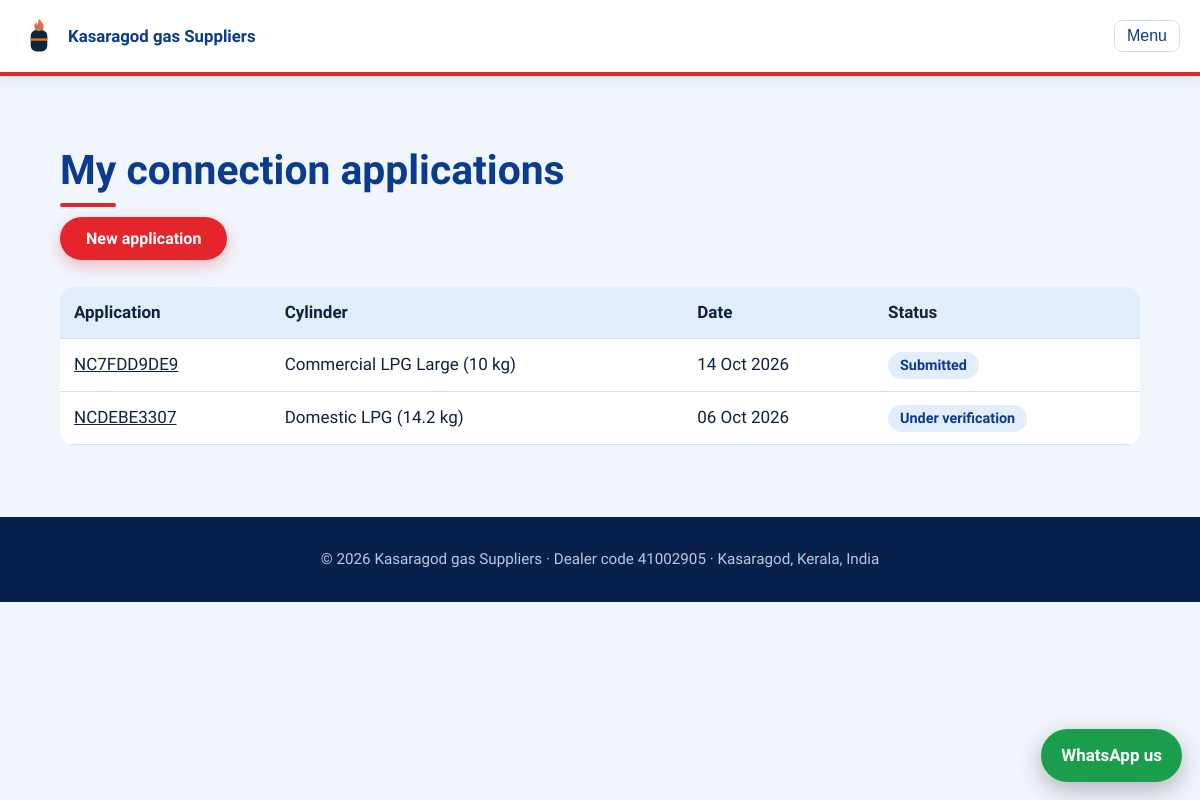
Screenshot of /connection/mine/ (signed in) with the database file from the repository.
### connection/models.py (models this page shows, shortened)
class NewConnection(models.Model):
    TYPES = [("single", "Single cylinder"), ("double", "Double cylinder")]
    STATUS = [("submitted", "Submitted"), ("verifying", "Under verification"),
              ("approved", "Approved"), ("rejected", "Rejected")]
    application_no = models.CharField(max_length=12, unique=True, editable=False, blank=True)
    user = models.ForeignKey(settings.AUTH_USER_MODEL, on_delete=models.CASCADE, related_name="connections")
    name = models.CharField("Full name (as on Aadhaar)", max_length=80)
    father_name = models.CharField("Father / spouse name", max_length=80)
    phone = models.CharField(max_length=15)
    email = models.EmailField(blank=True)
    address = models.TextField("Address for the connection")
    pincode = models.CharField(max_length=6)
    connection_type = models.CharField(max_length=10, choices=TYPES, default="single")
    cylinder = models.ForeignKey(Cylinder, on_delete=models.PROTECT, verbose_name="Cylinder type")
    aadhaar_last4 = models.CharField("Last 4 digits of Aadhaar", max_length=4)
    aadhaar_front = models.FileField("Aadhaar card (front)", upload_to=front_path, storage=private_storage)
    aadhaar_back = models.FileField("Aadhaar card (back, optional)", upload_to=back_path, storage=private_storage, blank=True)
    photo = models.ImageField("Passport size photo", upload_to=photo_path, storage=private_storage)
    status = models.CharField(max_length=10, choices=STATUS, default="submitted")
    remarks = models.CharField("Remarks for the customer", max_length=250, blank=True)
    created = models.DateTimeField(auto_now_add=True)
    updated = models.DateTimeField(auto_now=True)
    class Meta:
        ordering = ["-created"]
        verbose_name = "new connection application"

### gas/models.py (models this page shows, shortened)
class Cylinder(models.Model):
    name = models.CharField(max_length=60)
    weight = models.CharField(max_length=20, help_text="e.g. 14.2 kg")
    price = models.DecimalField(max_digits=8, decimal_places=2)
    use = models.CharField(max_length=120, help_text="Who it is for")
    image = models.ImageField(upload_to="cylinders/", blank=True, validators=[max_5mb],
                              help_text="JPG or PNG, under 5 MB. Resized to a 600x600 square automatically.")
    available = models.BooleanField(default=True)
    def __str__(self): return f"{self.name} ({self.weight})"

### connection/views.py (the view)
# urls.py: path("mine/", views.my_applications, name="nc_list"),
@login_required
def my_applications(request):
    return render(request, "connection/list.html", {"apps": NewConnection.objects.filter(user=request.user)})

### accounts/utils.py (called while the page is built)
def role_of(user):
    if not user.is_authenticated: return None
    if user.is_superuser: return "manager"
    return Profile.objects.get_or_create(user=user)[0].role

def role_context(request):
    return {"role": role_of(request.user)}

### gas/context.py (called while the page is built)
def agency(request):
    return {"agency": settings.AGENCY}

### notices/context.py (called while the page is built)
def unread(request):
    u = getattr(request, "user", None)
    if u is not None and u.is_authenticated:
        return {"unread_count": Notification.objects.filter(user=u, read=False).count()}
    return {"unread_count": 0}

### shop/cart.py (called while the page is built)
    def count(self): return sum(self.d.values())

### shop/context.py (called while the page is built)
def cart_count(request):
    return {"cart_count": Cart(request).count()}

### templates/connection/list.html
{% extends "base.html" %}{% block content %}
<section><div class="wrap"><h2>My connection applications</h2>{% include "connection/_msgs.html" %}
<p><a class="btn" href="{% url 'nc_apply' %}">New application</a></p><br>
<div class="scroll"><table class="tbl"><tr><th>Application</th><th>Cylinder</th><th>Date</th><th>Status</th></tr>
{% for a in apps %}<tr><td><a href="{% url 'nc_detail' a.application_no %}">{{ a.application_no }}</a></td><td>{{ a.cylinder }}</td><td>{{ a.created|date:"d M Y" }}</td><td><span class="tag">{{ a.get_status_display }}</span></td></tr>
{% empty %}<tr><td colspan="4">No applications yet.</td></tr>{% endfor %}</table></div></div></section>
{% endblock %}

### static/css/style.css (style rules this page uses)
:root { --navy:#0A2540;--flame:#FF6A13;--blue:#2BA3FF;--bg:#F3F7FA;--ink:#14263a;--mute:#5b6b7b;--card:#fff;--line:#d9e3ec }
* { box-sizing:border-box;margin:0 }
html { scroll-behavior:smooth }
body { font:17px/1.6 "Source Sans 3",system-ui,sans-serif;color:var(--ink);background:var(--bg) }
h1,h2,h3 { font-family:"Bricolage Grotesque","Segoe UI",sans-serif;line-height:1.1;color:var(--navy) }
a { color:inherit }
.wrap { max-width:1120px;margin:auto;padding:0 20px }
.btn { display:inline-block;background:var(--flame);color:#fff;border:0;border-radius:999px;padding:12px 26px;font:700 1rem "Source Sans 3",sans-serif;cursor:pointer;text-decoration:none }
section { padding:72px 0 }
section h2 { font-size:clamp(1.8rem,3.4vw,2.6rem);margin-bottom:10px }
.tag { display:inline-block;background:#e6f3ff;color:#0b6bb8;border-radius:999px;padding:2px 12px;font-size:.9rem;font-weight:600 }
.scroll { overflow-x:auto }
.tbl { width:100%;border-collapse:collapse;background:#fff;border-radius:14px;overflow:hidden }
.tbl th,.tbl td { padding:12px 14px;text-align:left;border-bottom:1px solid var(--line);vertical-align:top }
.tbl th { background:#eaf1f7 }
:root { --navy:#0A3B8C;--flame:#E4262C;--blue:#1E88E5;--bg:#F1F6FC;--ink:#10223D;--mute:#4F6381;--line:#D3E1F2 }
body { background:var(--bg) }
.btn { box-shadow:0 6px 16px rgba(228,38,44,.28) }
section:not(.car) h2:after { content:"";display:block;width:56px;height:4px;border-radius:4px;background:var(--flame);margin-top:10px }
.tag { background:#E3EEFC;color:#0A3B8C }
.tbl th { background:#E3EEFC }

### rows the page displays
NewConnection: application_no "NC7FDD9DE9", cylinder "Commercial LPG Large (10 kg)", created "14 Oct 2026", status "Submitted"
NewConnection: application_no "NCDEBE3307", cylinder "Domestic LPG (14.2 kg)", created "06 Oct 2026", status "Under verification"

### other values shown
{{ agency.name }} "Kasaragod gas Suppliers"
{{ agency.dealer_code }} "41002905"
{{ agency.address }} "Kasaragod, Kerala, India"
